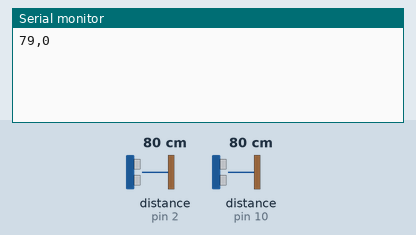
The sketch below on a simulated Arduino Uno, built with avr-gcc and run on an emulated ATmega328P. Shown: the last lines printed to the serial monitor. Wiring (inferred from the names in the program): 2 × ultrasonic range finder: trigger pin 3, echo pin 2 / trigger pin 11, echo pin 10. Inputs (shaded band) come from the test bench; at power-on: distance to the obstacle (sensors on pin 2, pin 10) 80 cm. The echo pulse lasts 58.3 µs per cm.

Above: at 1.8 s.
1.9 s: distance to the obstacle (sensor on pin 2) set to 2 cm
At 2.8 s:
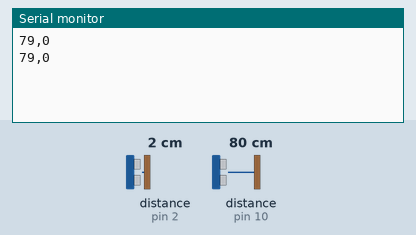
3.4 s: distance to the obstacle (sensor on pin 2) set to 4 cm
At 4.4 s:
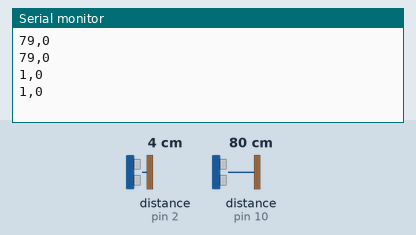
Timing chart, 0 to 6.4 s (numbered marks = the images above; inputs shaded):
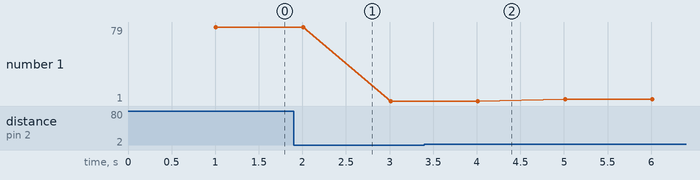

The sketch:

Car_Parking_Slot_Arduino_code.ino
```cpp
#define echoPin_1 2 // attach pin D2 Arduino to pin Echo of HC-SR04
#define trigPin_1 3 //attach pin D3 Arduino to pin Trig of HC-SR04
#define echoPin_2 10 // attach pin D2 Arduino to pin Echo of HC-SR04
#define trigPin_2 11 //attach pin D3 Arduino to pin Trig of HC-SR04
long duration_1;
int distance_1;
long duration_2;
int distance_2;
void setup() {
  pinMode(trigPin_1, OUTPUT); // Sets the trigPin as an OUTPUT
  pinMode(echoPin_1, INPUT); // Sets the echoPin as an INPUT
  pinMode(trigPin_2, OUTPUT); // Sets the trigPin as an OUTPUT
  pinMode(echoPin_2, INPUT); // Sets the echoPin as an INPUT
  Serial.begin(9600); // // Serial Communication is starting with 9600 of baudrate speed
}
void loop() {
  digitalWrite(trigPin_1, LOW);
  digitalWrite(trigPin_2, LOW);
  delayMicroseconds(2);
  digitalWrite(trigPin_1, HIGH);
  digitalWrite(trigPin_2, HIGH);
  delayMicroseconds(10);
  digitalWrite(trigPin_1, LOW);
  digitalWrite(trigPin_2, LOW);
  duration_1 = pulseIn(echoPin_1, HIGH);
  duration_2 = pulseIn(echoPin_2, HIGH);
  distance_1 = (duration_1 * 0.034 / 2);
  distance_2 = (duration_2 * 0.034 / 2);
  Serial.print(distance_1);
  Serial.print(",");
  Serial.println(distance_2);

}
```

Measured:
- plotted number 1: 79 → 1 after the input at 1.9 s, 1 → 3 after the input at 3.4 s
